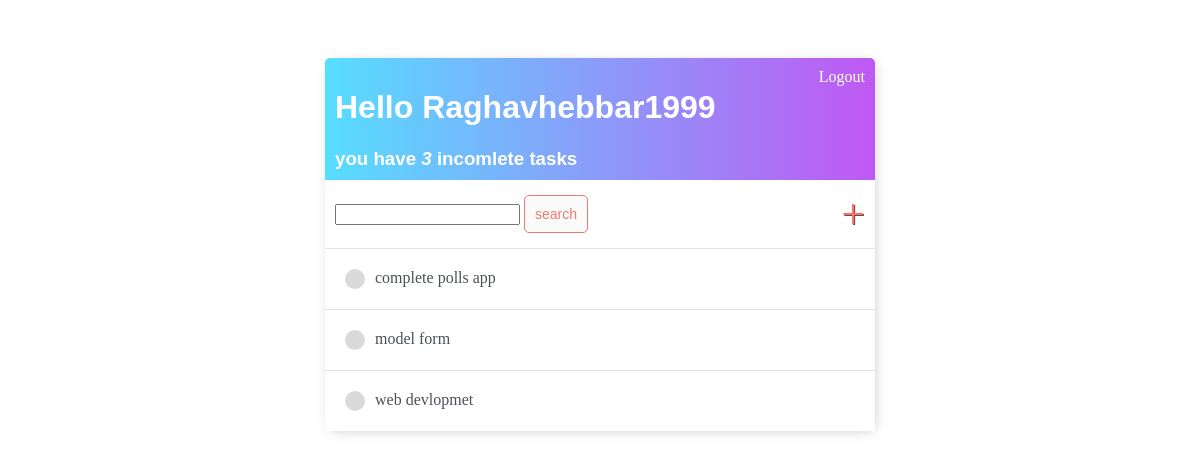
The app's page / (signed in), older data.
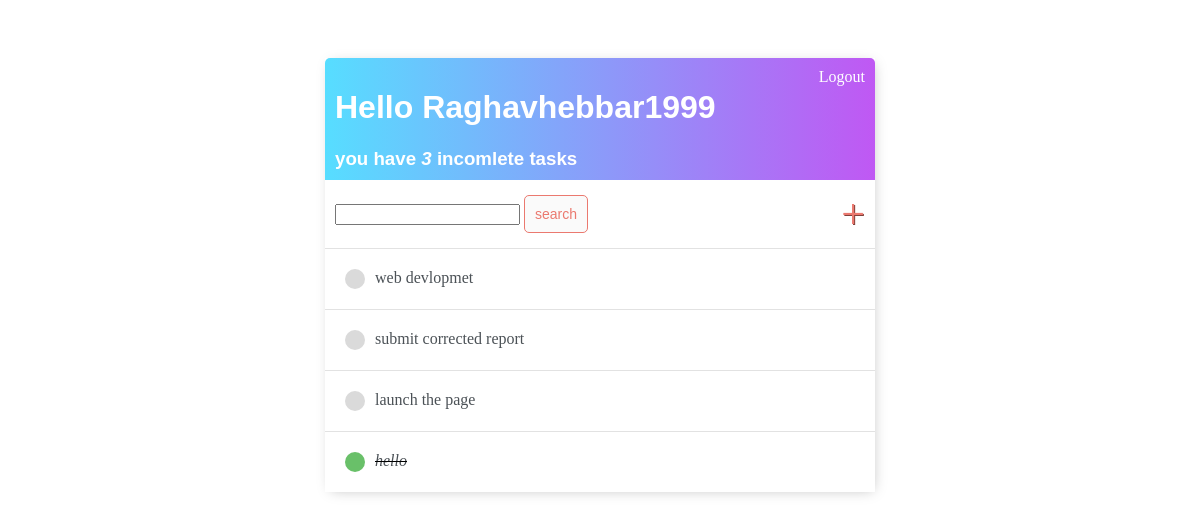
The same page, newer data.
### todo/models.py (models this page shows)
class Task(models.Model):
    user = models.ForeignKey(User, on_delete = models.CASCADE, null = True, blank= True)
    title = models.CharField(max_length= 200)
    description =  models.TextField(null = True, blank= True)
    complete = models.BooleanField(default=False)
    create = models.DateTimeField(auto_now_add=True)
    def __str__(self):
        return self.title
    class Meta:
        ordering = ['complete']

### todo/views.py (the view)
# urls.py: path('',TaskList.as_view() , name = 'tasks'),
class TaskList(LoginRequiredMixin, ListView):
    model  = Task
    context_object_name = 'tasks'
    def get_context_data(self,**kwargs):
        context = super().get_context_data(**kwargs)
        context['tasks'] = context['tasks'].filter(user= self.request.user)
        context['count'] = context['tasks'].filter(complete = False).count()
        search_input = self.request.GET.get('search-area') or ''
        if search_input:
            context['tasks'] = context['tasks'].filter(title__icontains = search_input)
        context['search_input'] = search_input
        return context

### todo/templates/todo/task_list.html (shortened to what this page needs)
{% extends 'todo/main.html' %}
{% block content %}
{% load django_bootstrap_icons %}
<div class="header-bar">
    <div>
        <h1>Hello {{request.user|title}}</h1>
        <h3 style="margin: 0;"> you have <i> {{count}} </i> incomlete task{{count|pluralize:"s"}}</h3>
    </div>
    {% if request.user.is_authenticated %}
    <a href="{% url 'logout' %}">Logout</a>
    {% else %}
    <a href="{%  url 'login' %}" >Login</a>
    {% endif %}
</div>
<div id="search-add-wrapper">
    <form method ="GET">
        <input type="text" name="search-area" value="{{search_input}}">
        <input class="button" type="submit" value='search'>
    </form>
    <a id="add-link"  href="{% url 'task-create' %}"> &#x2b;</a>
</div>
<div class="task-items-wrapper">
    {% for task in tasks %}
    <div class="task-wrapper">
        {% if task.complete %}
        <div class="task-title">
            <div class="task-complete-icon"></div>
                <i><s><a href="{% url 'task-update' task.id %}">{{task}}</a></s></i>
        </div>
        {% else %}
        <div class="task-title">
            <div class="task-incomplete-icon"></div>
            <a href="{% url 'task-update' task.id %}">{{task}}</a>
        </div>
        {% endif %}
    </div>
    {% empty %}
    <h3>No items in list </h3>
    {% endfor %}
</div>
{% endblock content %}

### todo/templates/todo/main.html (shortened to what this page needs)
<!DOCTYPE html>
<html>
    <head>
        {% load static %}<link rel="stylesheet" type="text/css" href="{% static 'css/style.css' %}">
    </head>
    <body>
        <div class="container">
            {% block content %}
            {% endblock content %}
        </div>
    </body>
</html>

### todo/static/css/style.css (style rules this page uses)
body { padding-top:50px ; }
h1,h2,h3,h4,h5,h6 { font-family: 'Josefin Sans', sans-serif; }
.container { max-width: 550px; margin: auto; -webkit-box-shadow:2px 2px 13px -4px rgba(0, 0, 0, 0.26); box-shadow:2px 2px 13px -4px rgba(0, 0, 0, 0.26); }
a, p { color: #4b5156; }
.header-bar { display: flex; justify-content: space-between; color: #fff; padding: 10px; border-radius: 5px 5px 0 0; background-image: linear-gradient(to right, hsl(192, 100%, 67%), hsl(280, 87%, 65%)); }
.header-bar a { color: white; text-decoration: none; }
.task-wrapper { display: flex; align-items: center; justify-content: space-between; padding: 20px; background-color: white; border-top: 1px solid rgb(226, 226, 226); }
.task-title { display: flex; }
.task-title a { text-decoration: none; color: #4b5156; margin-left: 10px; }
.task-complete-icon { height: 20px; width: 20px; background-color:rgb(105, 192, 105); border-radius: 50%; }
.task-incomplete-icon { height: 20px; width: 20px; background-color:rgb(218, 218, 218); border-radius: 50%; }
#search-add-wrapper { display: flex; justify-content: space-between; align-items: center; padding: 10px; }
#add-link { color: #EB796F; font-size: 42px; text-shadow: 1px 1px #81413b ; text-decoration: none; }
.button { border:1px solid #EB796F; background-color:#FAFAFA; color: #EB796F; padding:10px; font-size: 14px; border-radius: 5px; cursor: pointer; text-decoration: none; }

Row changes from the older to the newer data that the page shows:
removed Task: title "complete polls app"
removed Task: title "model form"
added Task: title "submit corrected report"
added Task: title "launch the page"
added Task: title "hello"
